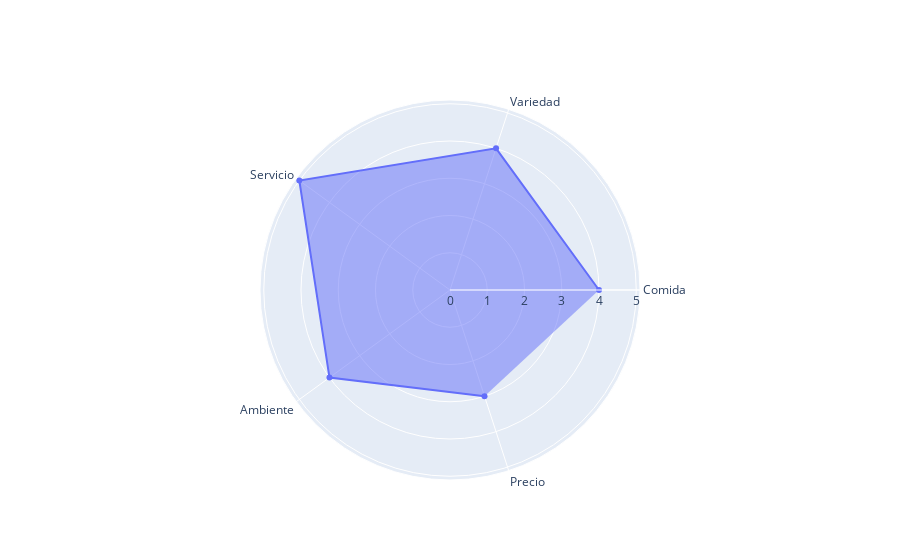

The notebook cell saved with this chart:
### Code cell
import pandas as pd
import plotly.graph_objects as go

# Load the data
df = pd.read_csv('../../../data/restaurantes.csv')
df 

categories = df.columns.values[1:]

fig = go.Figure()

# Add traces
fig.add_trace(
    go.Scatterpolar(
        r=df.iloc[0, 1:],
        theta=categories,
        fill='toself',
        name='Restaurante 1'
    )
)

fig.show()

### Figure 1 — Plotly figure (JSON) as saved in the notebook; plotly's stock layout.template omitted (floating-point values rounded to 4 significant figures)
{"data": [{"fill": "toself", "name": "Restaurante 1", "r": [4, 4, 5, 4, 3], "theta": ["Comida", "Variedad", "Servicio", "Ambiente", "Precio"], "type": "scatterpolar"}], "layout": {}}
